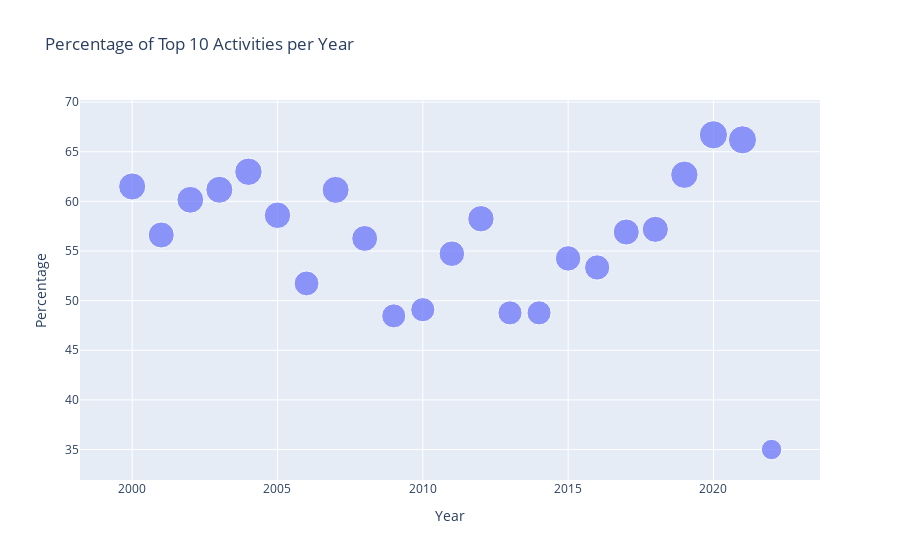

The cell this chart's notebook holds for it:
### Markdown cell above
Let's calculate the percentage that each of these activities represents in the total number of reports for each year.

### Code cell
import plotly.express as px

# Define las top 10 actividades
top_activities = ['Storage', 'Transportation', 'Drying', 'Harvesting', 'Threshing', 'Shelling', 'Winnowing', 'Retailing', 'Collection', 'Farm']

# Combina las dos columnas de actividades en una sola serie
activities_series = pd.concat([activities_df['activity_1'], activities_df['activity_2']])

# Calcula el porcentaje que cada actividad representa en el total de actividades reportadas por año
activities_percentage = activities_series.groupby(activities_df['year']).apply(lambda x: x.isin(top_activities).mean() * 100).reset_index(name='percentage')

# Crea el gráfico de dispersión
fig = px.scatter(activities_percentage, x='year', y='percentage', size='percentage',
                 hover_data={'percentage': True},
                 labels={'year': 'Year', 'percentage': 'Percentage'},
                 title='Percentage of Top 10 Activities per Year')

# Muestra el gráfico
fig.show()

### Figure 1 — Plotly figure (JSON) as saved in the notebook; plotly's stock layout.template omitted (floating-point values rounded to 4 significant figures)
{"data": [{"hovertemplate": "Year=%{x}<br>Percentage=%{marker.size}<extra></extra>", "legendgroup": "", "marker": {"color": "#636efa", "size": [61.5, 56.61, 60.16, 61.17, 62.98, 58.6, 51.73, 61.16, 56.27, 48.47, 49.09, 54.73, 58.25, 48.77, 48.77, 54.26, 53.34, 56.91, 57.18, 62.68, 66.7, 66.2, 35], "sizemode": "area", "sizeref": 0.1668, "symbol": "circle"}, "mode": "markers", "name": "", "orientation": "v", "showlegend": false, "type": "scatter", "x": [2000, 2001, 2002, 2003, 2004, 2005, 2006, 2007, 2008, 2009, 2010, 2011, 2012, 2013, 2014, 2015, 2016, 2017, 2018, 2019, 2020, 2021, 2022], "xaxis": "x", "y": [61.5, 56.61, 60.16, 61.17, 62.98, 58.6, 51.73, 61.16, 56.27, 48.47, 49.09, 54.73, 58.25, 48.77, 48.77, 54.26, 53.34, 56.91, 57.18, 62.68, 66.7, 66.2, 35], "yaxis": "y"}], "layout": {"autosize": true, "legend": {"itemsizing": "constant", "tracegroupgap": 0}, "title": {"text": "Percentage of Top 10 Activities per Year"}, "xaxis": {"anchor": "y", "autorange": true, "domain": [0, 1], "range": [1998.0, 2024.0], "title": {"text": "Year"}, "type": "linear"}, "yaxis": {"anchor": "x", "autorange": true, "domain": [0, 1], "range": [30.19, 72.54], "title": {"text": "Percentage"}, "type": "linear"}}}
